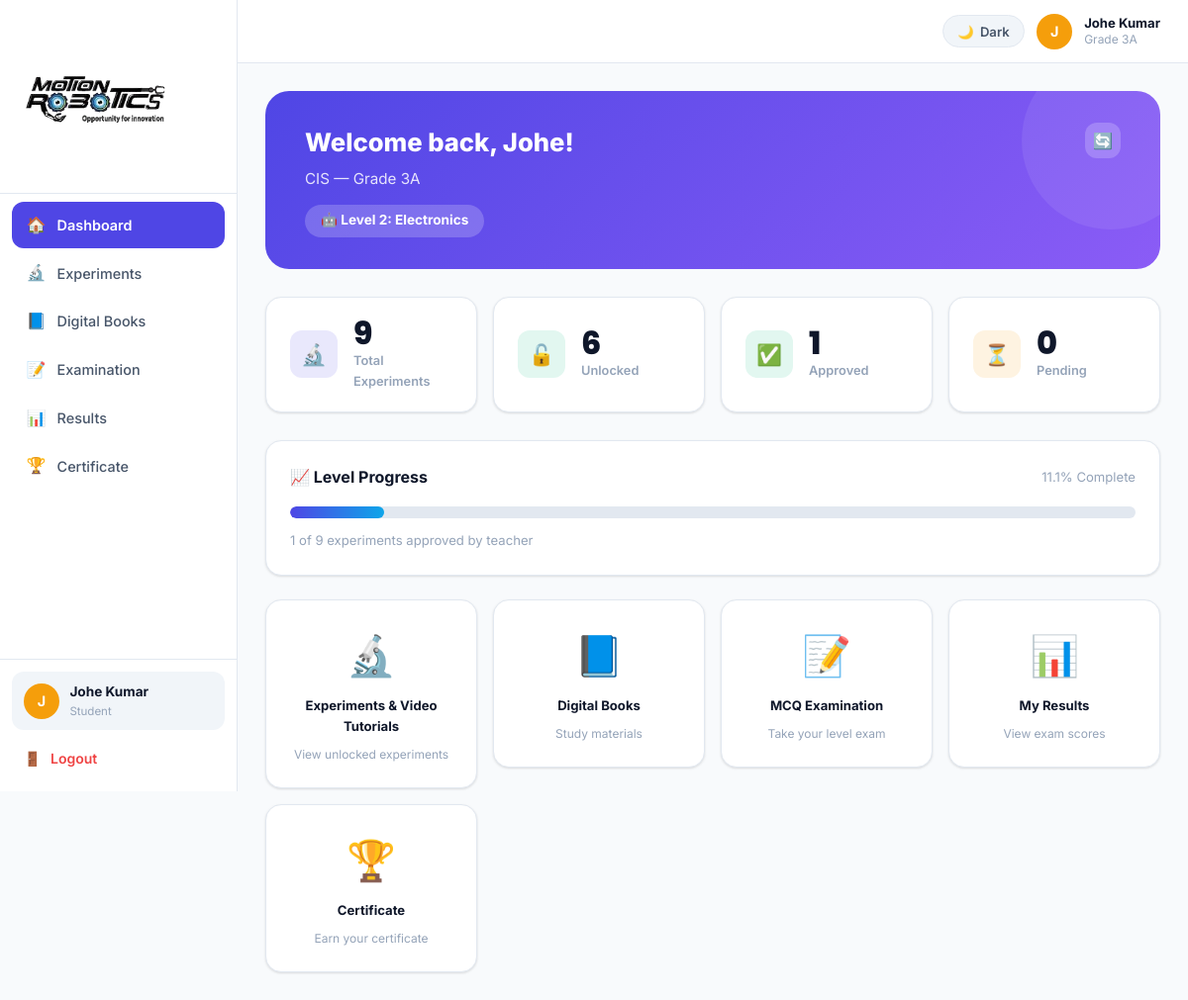
The app's page /student (signed in) with its own data.
### app.py (models this page shows, shortened)
class User(db.Model):
    id            = db.Column(db.Integer, primary_key=True)
    username      = db.Column(db.String(80), unique=True, nullable=False)
    email         = db.Column(db.String(120), unique=True, nullable=False)
    password_hash = db.Column(db.String(200), nullable=False)
    role          = db.Column(db.String(20), nullable=False)   # admin / teacher / student
    full_name     = db.Column(db.String(120))
    phone         = db.Column(db.String(20))
    school_name   = db.Column(db.String(120))
    roll_number   = db.Column(db.String(40))
    avatar_color  = db.Column(db.String(20), default='#4F46E5')
    is_active     = db.Column(db.Boolean, default=True)
    created_at    = db.Column(db.DateTime, default=datetime.utcnow)

class StudentClass(db.Model):
    id         = db.Column(db.Integer, primary_key=True)
    student_id = db.Column(db.Integer, db.ForeignKey('user.id'), nullable=False)
    class_id   = db.Column(db.Integer, db.ForeignKey('class.id'), nullable=False)
    student    = db.relationship('User', backref='student_classes')

class Class(db.Model):
    id              = db.Column(db.Integer, primary_key=True)
    name            = db.Column(db.String(100), nullable=False)
    school_name     = db.Column(db.String(120))
    robotics_level  = db.Column(db.String(80))   # one of ROBOTICS_LEVELS or None
    created_at      = db.Column(db.DateTime, default=datetime.utcnow)
    teacher_classes = db.relationship('TeacherClass', backref='cls', cascade='all,delete-orphan')
    student_classes = db.relationship('StudentClass', backref='cls', cascade='all,delete-orphan')

### app.py (the view)
@app.route('/student')
@role_required('student')
def student_dashboard():
    student = get_current_user()
    sc      = StudentClass.query.filter_by(student_id=student.id).first()
    cls     = sc.cls if sc else None
    level   = cls.robotics_level if cls else None
    total_exp   = Experiment.query.filter_by(level=level).count() if level else 0
    unlocked    = ExperimentUnlock.query.filter_by(class_id=cls.id).count() if cls else 0
    approved    = StudentProgress.query.filter_by(student_id=student.id, status='approved').count()
    pending     = StudentProgress.query.filter_by(student_id=student.id, status='pending').count()
    progress_pct= round((approved / total_exp * 100), 1) if total_exp else 0
    return render_template('student/dashboard.html',
        cls=cls, level=level, total_exp=total_exp,
        unlocked=unlocked, approved=approved, pending=pending,
        progress_pct=progress_pct)

### app.py (called while the page is built)
@app.context_processor
def inject_enumerate():
    return dict(enumerate=enumerate)

def role_required(*roles):
    def dec(f):
        @wraps(f)
        def d(*a, **kw):
            if 'user_id' not in session: return redirect(url_for('login'))
            if session.get('role') not in roles:
                flash('Access denied.', 'error')
                return redirect(url_for('dashboard'))
            return f(*a, **kw)
        return d
    return dec

def get_current_user():
    if 'user_id' in session: return User.query.get(session['user_id'])
    return None

@app.context_processor
def inject_globals():
    return dict(current_user=get_current_user(), ROBOTICS_LEVELS=ROBOTICS_LEVELS)

### templates/student/dashboard.html (shortened to what this page needs)
{% extends 'student/base_student.html' %}
{% block content %}
<div class="welcome-banner">
  <div style="display:flex; align-items:flex-start; justify-content:space-between; flex-wrap:wrap; gap:1rem;">
    <div>
      <h2 class="welcome-h2">Welcome back, {{ current_user.full_name.split()[0] if current_user.full_name else current_user.username }}!</h2>
      <div class="welcome-sub">{{ current_user.school_name or 'Motion Robotics' }} — {{ cls.name if cls else 'No class' }}</div>
      {% if level %}
      <div class="welcome-tag">🤖 {{ level }}</div>
      {% endif %}
    </div>
    <button onclick="location.reload()" style="background:rgba(255,255,255,.2); border:none; padding:.5rem; border-radius:var(--radius); color:#fff; cursor:pointer; font-size:1rem;">🔄</button>
  </div>
</div>
<div class="stats-row">
  <div class="stat-card"><div class="stat-icon" style="background:rgba(79,70,229,.12);">🔬</div>
    <div><div class="stat-number" data-count="{{ total_exp }}">{{ total_exp }}</div><div class="stat-label">Total Experiments</div></div></div>
  <div class="stat-card"><div class="stat-icon" style="background:rgba(16,185,129,.12);">🔓</div>
    <div><div class="stat-number" data-count="{{ unlocked }}">{{ unlocked }}</div><div class="stat-label">Unlocked</div></div></div>
  <div class="stat-card"><div class="stat-icon" style="background:rgba(16,185,129,.12);">✅</div>
    <div><div class="stat-number" data-count="{{ approved }}">{{ approved }}</div><div class="stat-label">Approved</div></div></div>
  <div class="stat-card"><div class="stat-icon" style="background:rgba(245,158,11,.12);">⏳</div>
    <div><div class="stat-number" data-count="{{ pending }}">{{ pending }}</div><div class="stat-label">Pending</div></div></div>
</div>
<div class="card mb-3">
  <div class="flex-between mb-2">
    <div class="fw-700" style="font-size:1rem;">📈 Level Progress</div>
    <span class="text-sm text-muted">{{ progress_pct }}% Complete</span>
  </div>
  <div class="progress-wrap" style="height:12px; margin-bottom:.75rem;">
    <div class="progress-fill" data-pct="{{ progress_pct }}" style="width:0%;"></div>
  </div>
  <div class="text-sm text-muted">{{ approved }} of {{ total_exp }} experiments approved by teacher</div>
</div>
<div style="display:grid; grid-template-columns:repeat(auto-fit,minmax(180px,1fr)); gap:1rem;">
  {% for href, icon, bg, label, sub in [
    (url_for('student_experiments'), '🔬', '#EEF2FF', 'Experiments & Video Tutorials', 'View unlocked experiments'),
    (url_for('student_books'),       '📘', '#EFF6FF', 'Digital Books',                  'Study materials'),
    (url_for('student_exams'),       '📝', '#FFF1F2', 'MCQ Examination',                 'Take your level exam'),
    (url_for('student_results'),     '📊', '#F0FDF4', 'My Results',                      'View exam scores'),
    (url_for('student_certificate'), '🏆', '#FFFBEB', 'Certificate',                     'Earn your certificate'),
  ] %}
  <a href="{{ href }}" style="text-decoration:none;">
    <div class="card" style="text-align:center; transition:all .2s; cursor:pointer;">
      <div style="font-size:2.5rem; margin-bottom:.5rem;">{{ icon }}</div>
      <div class="fw-700 text-sm">{{ label }}</div>
      <div class="text-xs text-muted mt-1">{{ sub }}</div>
    </div>
  </a>
  {% endfor %}
</div>
{% endblock %}

### templates/student/base_student.html (shortened to what this page needs)
<!DOCTYPE html>
<html lang="en" data-theme="light">
<head>
  <link rel="stylesheet" href="{{ url_for('static', filename='css/main.css') }}">
</head>
<body>
<div class="app-layout">
  <aside class="sidebar" id="sidebar">
    <div class="sidebar-brand">
      <img src="{{ url_for('static', filename='logo.png') }}" alt="Motion Robotics" class="sidebar-logo">
    </div>
    <nav class="sidebar-nav">
      <a href="{{ url_for('student_dashboard') }}"    class="nav-link {% if request.endpoint=='student_dashboard' %}active{% endif %}"><span class="icon">🏠</span> Dashboard</a>
      <a href="{{ url_for('student_experiments') }}"  class="nav-link {% if request.endpoint=='student_experiments' %}active{% endif %}"><span class="icon">🔬</span> Experiments</a>
      <a href="{{ url_for('student_books') }}"        class="nav-link {% if request.endpoint=='student_books' %}active{% endif %}"><span class="icon">📘</span> Digital Books</a>
      <a href="{{ url_for('student_exams') }}"        class="nav-link {% if request.endpoint in ('student_exams','student_take_exam') %}active{% endif %}"><span class="icon">📝</span> Examination</a>
      <a href="{{ url_for('student_results') }}"      class="nav-link {% if request.endpoint in ('student_results','student_exam_result') %}active{% endif %}"><span class="icon">📊</span> Results</a>
      <a href="{{ url_for('student_certificate') }}"  class="nav-link {% if request.endpoint=='student_certificate' %}active{% endif %}"><span class="icon">🏆</span> Certificate</a>
    </nav>
    <div class="sidebar-footer">
      {% if current_user %}
      <div class="user-card">
        <div class="avatar" style="background:{{ current_user.avatar_color }};">
          {{ (current_user.full_name or current_user.username)[0].upper() }}
        </div>
        <div>
          <div class="user-name">{{ current_user.full_name or current_user.username }}</div>
          <div class="user-role">Student</div>
        </div>
      </div>
      {% endif %}
      <a href="{{ url_for('logout') }}" class="logout-link"><span>🚪</span> Logout</a>
    </div>
  </aside>
  <div class="main-area">
    <header class="topbar">
      <div class="topbar-right">
        <button class="theme-btn" onclick="toggleTheme()">
          <span class="theme-icon">🌙</span>
          <span class="theme-label">Dark</span>
        </button>
        {% if current_user %}
        <div class="avatar" style="background:{{ current_user.avatar_color }}; cursor:default;">
          {{ (current_user.full_name or current_user.username)[0].upper() }}
        </div>
        <div style="line-height:1.3;">
          <div class="fw-700 text-sm">{{ current_user.full_name or current_user.username }}</div>
          <div class="text-xs text-muted">
            {% for sc in current_user.student_classes %}{{ sc.cls.name }}{% endfor %}
          </div>
        </div>
        {% endif %}
      </div>
    </header>
    <main class="page-content">{% block content %}{% endblock %}</main>
  </div>
</div>
</body>
</html>

### records on screen
User: full_name "J", full_name "Johe Kumar", full_name "Johe", school_name "CIS"
StudentClass: cls.name "Grade 3A"
Class: name "Grade 3A", robotics_level "Level 2: Electronics"

### other values on screen
{{ total_exp }} "9"
{{ unlocked }} "6"
{{ approved }} "1"
{{ pending }} "0"
{{ progress_pct }} "11.1"
{{ icon }} "🔬" "📘" "📝" "📊" "🏆"
{{ label }} "Experiments & Video Tutorials" "Digital Books" "MCQ Examination" "My Results" "Certificate"
{{ sub }} "View unlocked experiments" "Study materials" "Take your level exam" "View exam scores" "Earn your certificate"
